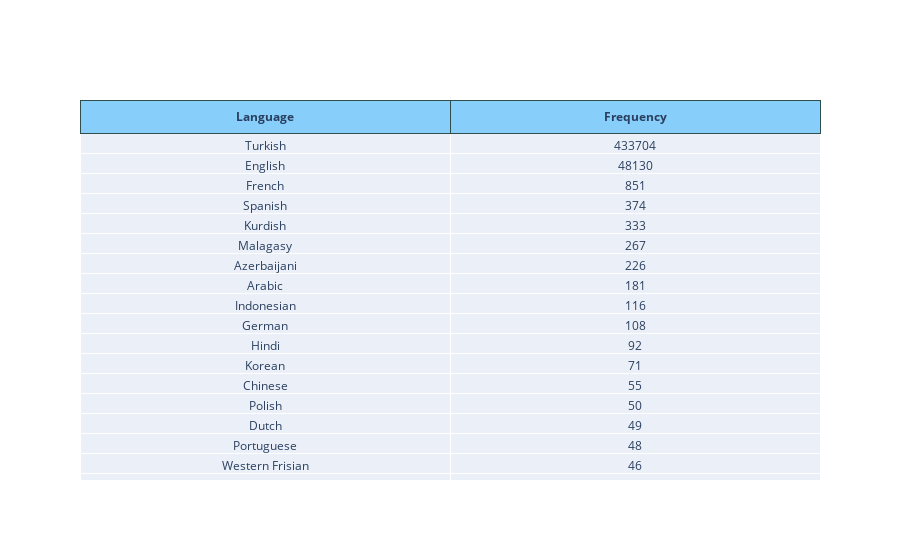

Write notebook code for a chart like this one.
### Markdown cell above
### <span style="color:red;">Turkey </span>

### Code cell
turkey_lang_freq = getLangFreqs(turkeyDf)
plotLangFreqTable(turkey_lang_freq).show()

### Figure 1 — Plotly figure (JSON) as saved in the notebook; plotly's stock layout.template omitted (floating-point values rounded to 4 significant figures)
{"data": [{"cells": {"values": [["Turkish", "English", "French", "Spanish", "Kurdish", "Malagasy", "Azerbaijani", "Arabic", "Indonesian", "German", "Hindi", "Korean", "Chinese", "Polish", "Dutch", "Portuguese", "Western Frisian", "Italian", "Persian", "Urdu", "Serbo-Croatian", "Malay (macrolanguage)", "Hungarian", "Cebuano", "Esperanto", "Slovenian", "Russian", "Japanese", "Icelandic", "Swedish", "Uzbek", "Javanese", "Swahili (macrolanguage)", "Albanian", "Tagalog", "Interlingue", "Czech", "Lithuanian", "Egyptian Arabic", "Finnish", "Macedonian"], [433704, 48130, 851, 374, 333, 267, 226, 181, 116, 108, 92, 71, 55, 50, 49, 48, 46, 37, 37, 37, 37, 34, 33, 32, 24, 22, 21, 21, 20, 18, 16, 14, 13, 9, 8, 7, 7, 7, 7, 7, 6]]}, "header": {"fill": {"color": "lightskyblue"}, "line": {"color": "darkslategray"}, "values": ["<b>Language</b>", "<b>Frequency</b>"]}, "type": "table"}], "layout": {}}
